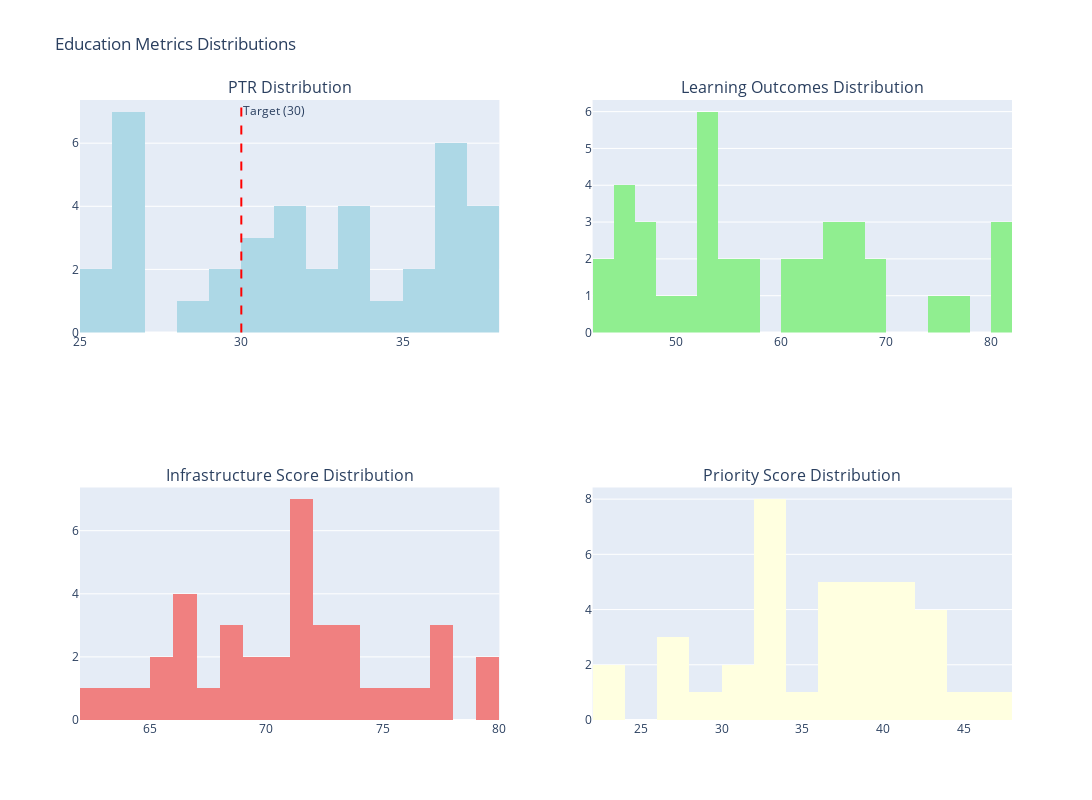

This figure's notebook cell:
### Code cell
# Distribution Plots
fig = make_subplots(
    rows=2, cols=2,
    subplot_titles=(
        'PTR Distribution',
        'Learning Outcomes Distribution',
        'Infrastructure Score Distribution',
        'Priority Score Distribution'
    )
)

# PTR Distribution
fig.add_trace(
    go.Histogram(x=final_df['PTR_Calculated'], name='PTR', nbinsx=20,
                marker_color='lightblue'),
    row=1, col=1
)
fig.add_vline(x=30, line_dash="dash", line_color="red", row=1, col=1,
             annotation_text="Target (30)")

# Learning Outcomes Distribution
fig.add_trace(
    go.Histogram(x=final_df['Overall_Average'], name='Learning Outcome', nbinsx=20,
                marker_color='lightgreen'),
    row=1, col=2
)

# Infrastructure Score Distribution
fig.add_trace(
    go.Histogram(x=final_df['Infrastructure_Score'], name='Infrastructure', nbinsx=20,
                marker_color='lightcoral'),
    row=2, col=1
)

# Priority Score Distribution
fig.add_trace(
    go.Histogram(x=final_df['Priority_Score'], name='Priority', nbinsx=20,
                marker_color='lightyellow'),
    row=2, col=2
)

fig.update_layout(
    height=800,
    width=1200,
    title_text="Education Metrics Distributions",
    showlegend=False
)

fig.write_html(OUTPUT_DIR / 'distributions.html')
fig.show()

### Figure 1 — Plotly figure (JSON) as saved in the notebook; plotly's stock layout.template omitted (floating-point values rounded to 4 significant figures)
{"data": [{"marker": {"color": "lightblue"}, "name": "PTR", "nbinsx": 20, "type": "histogram", "x": [35.14, 32.95, 36.18, 36.82, 26.15, 37.84, 26.24, 31.8, 26, 30.55, 28.3, 31.9, 29.17, 26.79, 36.47, 29.84, 34.68, 33.39, 37.39, 32.41, 36.28, 25.47, 33.1, 26.02, 31.72, 31.39, 33.01, 33.47, 26.54, 35.1, 30.06, 37.3, 36.27, 37.82, 26.55, 25.57, 36.9, 30.89], "xaxis": "x", "yaxis": "y"}, {"marker": {"color": "lightgreen"}, "name": "Learning Outcome", "nbinsx": 20, "type": "histogram", "x": [53.52, 57.94, 61.15, 63.22, 75.9, 52.37, 57.04, 49.92, 45.81, 52.53, 76.29, 43.81, 65.84, 81.09, 47.54, 66.35, 62.38, 47.57, 42.62, 64.36, 67.39, 45.26, 64.14, 81.17, 81.47, 52.35, 60.59, 55.7, 68.06, 53.91, 44.8, 45.3, 54.89, 46.36, 53.11, 51.6, 69, 66.95], "xaxis": "x2", "yaxis": "y2"}, {"marker": {"color": "lightcoral"}, "name": "Infrastructure", "nbinsx": 20, "type": "histogram", "x": [71.57, 65.74, 66.15, 79.97, 65.51, 63.68, 77.91, 71.65, 71.32, 69.12, 67.01, 73.32, 70.08, 70.1, 79.51, 66.04, 77.74, 71.32, 66.24, 73.06, 72.75, 68.02, 73.09, 68.96, 62.11, 68.54, 71.65, 71.8, 77.08, 75.04, 69.86, 76.28, 71.22, 64.5, 74.59, 72.14, 66.36, 72.92], "xaxis": "x3", "yaxis": "y3"}, {"marker": {"color": "lightyellow"}, "name": "Priority", "nbinsx": 20, "type": "histogram", "x": [39.47, 37.77, 37.05, 33.44, 26.79, 42.43, 33.77, 40.25, 40.63, 39.08, 26.94, 43, 31.82, 23.47, 41.27, 32.57, 33.67, 41.97, 46.66, 32.93, 32.64, 41.41, 33.24, 23.43, 26.36, 39.53, 35.28, 37.83, 28.52, 38.57, 42.65, 43.28, 39.19, 45.27, 36.49, 37.44, 33.3, 31.21], "xaxis": "x4", "yaxis": "y4"}], "layout": {"annotations": [{"font": {"size": 16}, "showarrow": false, "text": "PTR Distribution", "x": 0.225, "xanchor": "center", "xref": "paper", "y": 1, "yanchor": "bottom", "yref": "paper"}, {"font": {"size": 16}, "showarrow": false, "text": "Learning Outcomes Distribution", "x": 0.775, "xanchor": "center", "xref": "paper", "y": 1, "yanchor": "bottom", "yref": "paper"}, {"font": {"size": 16}, "showarrow": false, "text": "Infrastructure Score Distribution", "x": 0.225, "xanchor": "center", "xref": "paper", "y": 0.375, "yanchor": "bottom", "yref": "paper"}, {"font": {"size": 16}, "showarrow": false, "text": "Priority Score Distribution", "x": 0.775, "xanchor": "center", "xref": "paper", "y": 0.375, "yanchor": "bottom", "yref": "paper"}, {"showarrow": false, "text": "Target (30)", "x": 30, "xanchor": "left", "xref": "x", "y": 1, "yanchor": "top", "yref": "y domain"}], "height": 800, "shapes": [{"line": {"color": "red", "dash": "dash"}, "type": "line", "x0": 30, "x1": 30, "xref": "x", "y0": 0, "y1": 1, "yref": "y domain"}], "showlegend": false, "title": {"text": "Education Metrics Distributions"}, "width": 1200, "xaxis": {"anchor": "y", "domain": [0, 0.45]}, "xaxis2": {"anchor": "y2", "domain": [0.55, 1]}, "xaxis3": {"anchor": "y3", "domain": [0, 0.45]}, "xaxis4": {"anchor": "y4", "domain": [0.55, 1]}, "yaxis": {"anchor": "x", "domain": [0.625, 1]}, "yaxis2": {"anchor": "x2", "domain": [0.625, 1]}, "yaxis3": {"anchor": "x3", "domain": [0, 0.375]}, "yaxis4": {"anchor": "x4", "domain": [0, 0.375]}}}
